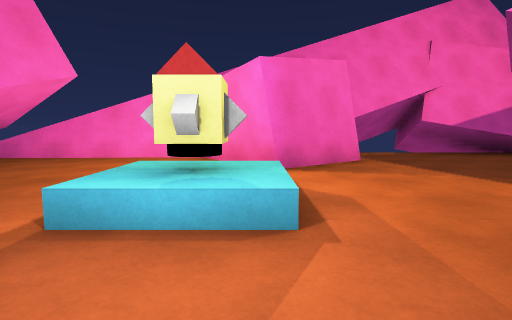
view 1 (above)

14 first-person views from a walk through a scene from a Unity 3-D project. The camera is 1.2 m above the floor, tilts 6° down and sees 80° across. The floor is counted in squares, 2 m on a side. Each view is taken from the middle of a square. On the plan, view 1 faces up. The plan holds only what a view shows up to about 9 squares ahead; the rest is blank. The place goes on beyond the plan.

view 2
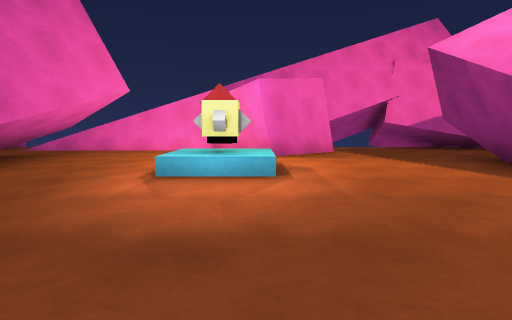

view 3
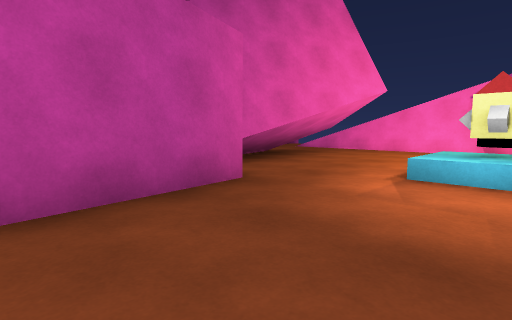

view 4
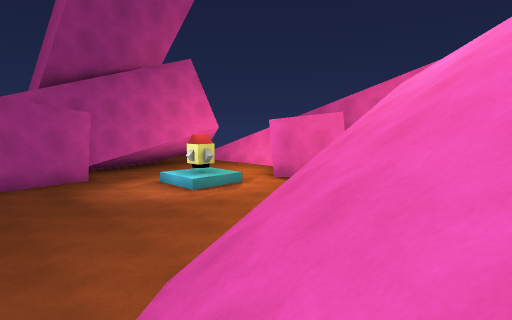

view 5
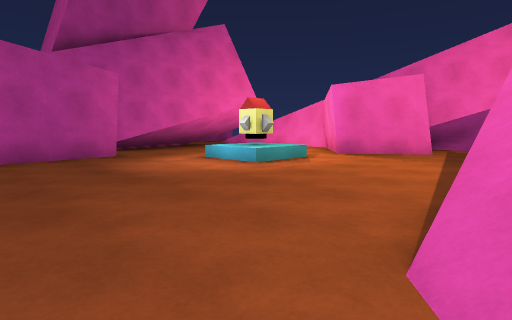

view 6
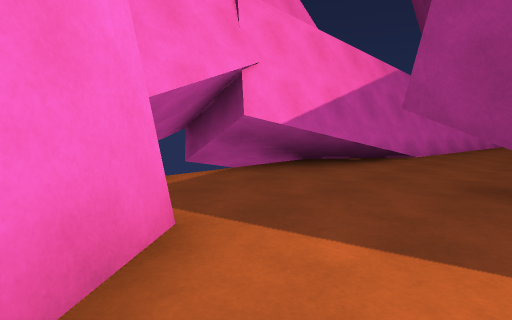

view 7
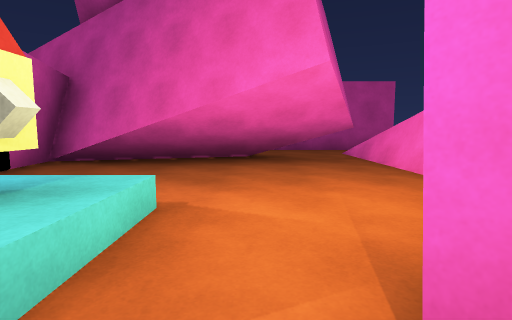

view 8
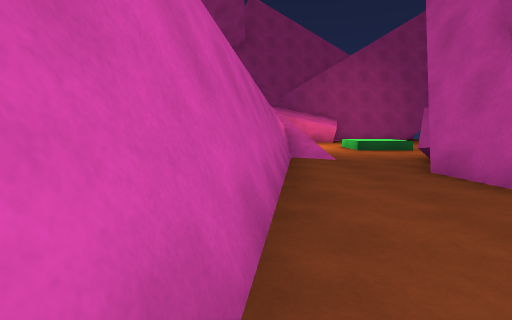

view 9
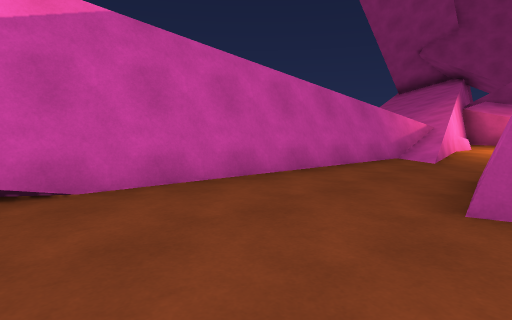

view 10
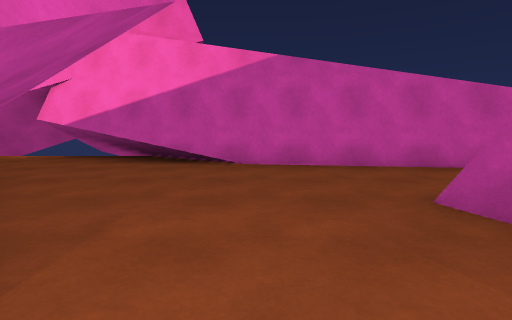

view 11
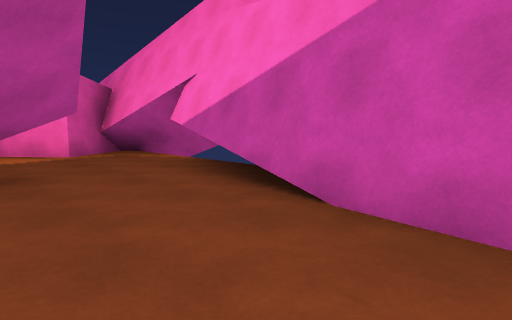

view 12
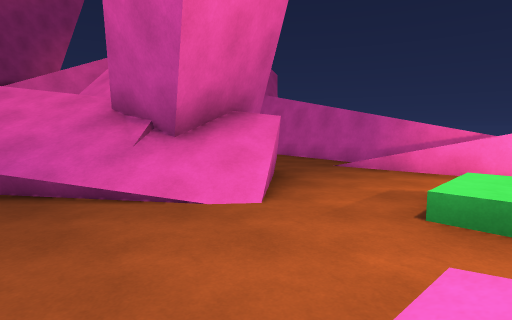

view 13
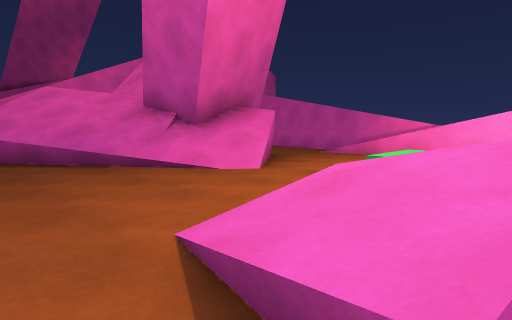

view 14
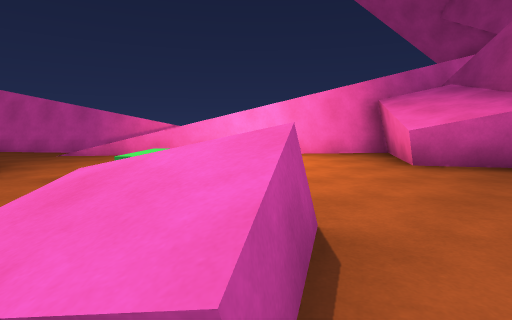

### Floor plan
Key: @ floor where view 1 was taken; # wall or solid block; x gap in a wall; . main floor; : floor 0.5 m higher than the main floor; + floor 1.25 m higher than the main floor; * floor 2 m higher than the main floor; / step, stairs or slope; = window, fence, low wall or low ledge; v drop or lower ground; O other object.
Columns run from 7 left of view 1 to 23 right of it. Each row starts with its distance up from view 1.
  8 #        #####
  7 #  #### ##.#####              #
  6 #.x///####.....######  +*  #vv#
  5 #.##...##..#........///##//# v
  4   ##.......///.............###
  3   ##..OO...///...=##/.// ..##
  2   ##..O/...////.. ##/./: ...
  1   #......../// . /##/... ...
  0   ###..@...///  =////..==..
 -1     #......///   //..../=.
 -2     #....... /     ......

Positions as (right, up) in squares from view 1, and headings:
1: (0, 0), facing up
2: (0, -2), facing up
3: (0, -2), facing up-left
4: (6, -2), facing up-left
5: (4, -2), facing up-left
6: (1, 4), facing up-right
7: (1, 4), facing left
8: (7, 6), facing right
9: (7, 3), facing up-right
10: (8, 1), facing up
11: (9, 4), facing up-left
12: (16, -1), facing up-left
13: (17, -2), facing up-left
14: (17, -2), facing up
